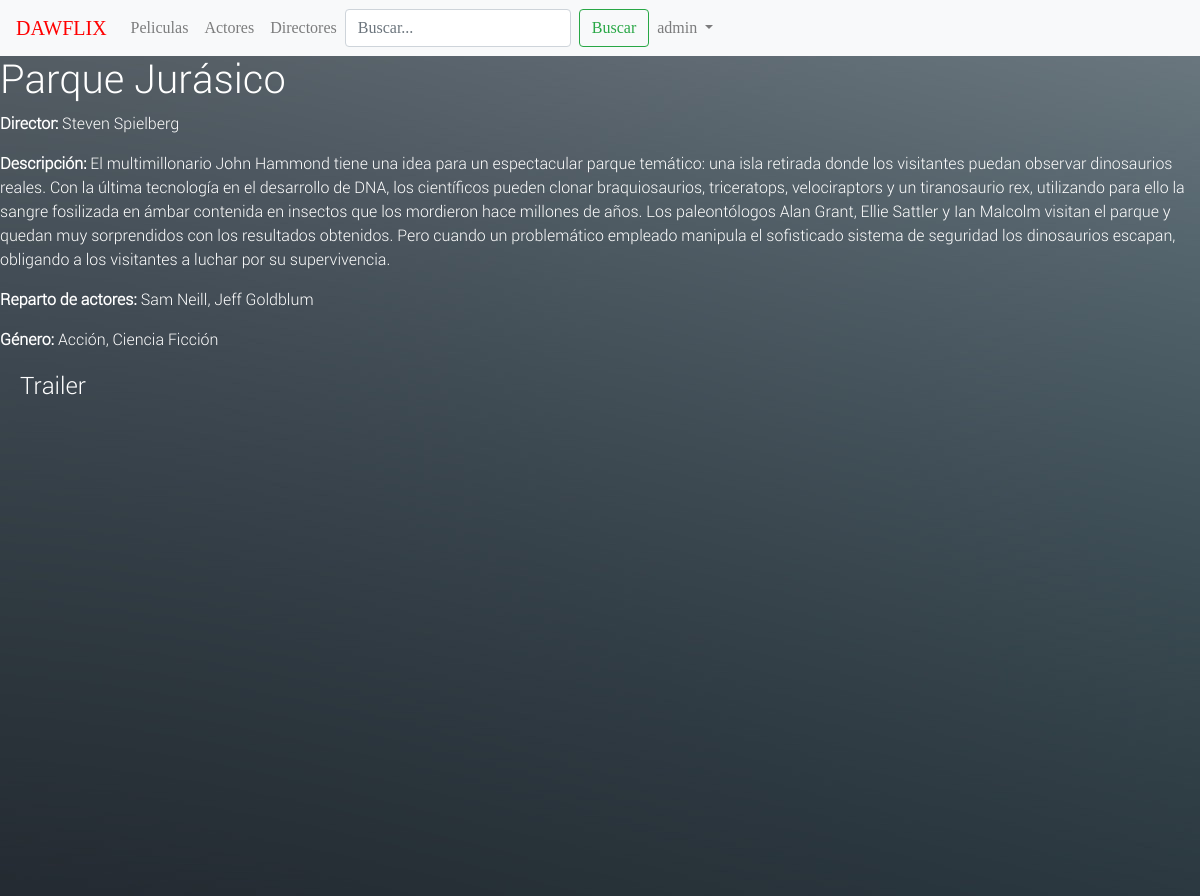
/videoclub/pelicula/15 (signed in), run on the app's committed database.
### videoclub/models.py (models this page shows, shortened)
class Pelicula(models.Model):
    titulo = models.CharField(max_length=200, blank=False, default="")
    url = models.CharField(max_length=200, blank=False, default="")
    descripcion = models.TextField(max_length=1000, default="", help_text="Introduce una descripcion para la película")
    año = models.DateField(null=True, blank=True)
    models.DateField(null=True, blank=True)
    director = models.ForeignKey(Persona, related_name='director',on_delete=models.SET_NULL, null=True)
    reparto = models.ManyToManyField(Persona)
    urlPortada = models.CharField(max_length=200, default="")
    genero = models.ManyToManyField(Genero, help_text="Selecciona un género para esta pelicula")
    valoracion = models.PositiveIntegerField(help_text="Valor de 0-100")
    def get_url(self):
        return self.url

class Persona(models.Model):
    nombre = models.CharField(max_length=100, default="")
    date_of_birth = models.DateField(null=True, blank=True)
    date_of_death = models.DateField('Died', null=True, blank=True)
    esDirector = models.CharField(max_length=2, default="no",help_text="si/no , en minusculas todo")
    urlFoto = models.CharField(max_length=200, blank=False, default="https://www.w3schools.com/css/img_avatar.png")
    urlVideo = models.CharField(max_length=200, blank=False, default="https://www.youtube.com/embed/_nq2BTuSOq4")
    def __str__(self):
        return self.nombre

class Genero(models.Model):
    name = models.CharField(max_length=200, help_text="Introduzca un género de película")
    def __str__(self):
        return self.name

### videoclub/views.py (the view)
# urls.py: url(r'^pelicula/(?P<pk>\d+)$', views.PeliculaDetailView.as_view(), name='pelicula-detalle'),
class PeliculaDetailView(LoginRequiredMixin, generic.DetailView):
    model = Pelicula

### videoclub/templates/videoclub/pelicula_detail.html
{% extends "base.html" %}
{% block content %}
  <h1>{{ pelicula.titulo }}</h1>
  <p><strong>Director:</strong> {{ pelicula.director }}</p>
  <p><strong>Descripción:</strong> {{ pelicula.descripcion }} </p>
  <p><strong>Reparto de actores:</strong> {% for reparto in pelicula.reparto.all %} {{ reparto }}{% if not forloop.last %}, {% endif %}{% endfor %}
  <p><strong>Género:</strong> {% for genero in pelicula.genero.all %} {{ genero }}{% if not forloop.last %}, {% endif %}{% endfor %}</p>
  <div style="margin-left:20px;margin-top:20px">
    <h4>Trailer</h4>
    <iframe width="720" height="480" src="{{ pelicula.get_url }}" frameborder="0" allow="autoplay; encrypted-media" allowfullscreen></iframe>
  </div>
{% endblock %}

### videoclub/templates/base.html (shortened to what this page needs)
{% load staticfiles %}
<!DOCTYPE html>
<html lang="en">
<head>
  <link rel="stylesheet" href="https://maxcdn.bootstrapcdn.com/bootstrap/4.0.0/css/bootstrap.min.css"
>
  <link rel="stylesheet" type="text/css" href="{% static 'styles.css' %}" />
  {% load static %}
  <link rel="stylesheet" href="{% static 'css/styles.css' %}">
</head>
<body>
  <nav class="navbar navbar-expand-lg navbar-light bg-light">
    <a class="navbar-brand DAWFLIX" href="/">DAWFLIX</a>
    <div class="collapse navbar-collapse" id="navbarSupportedContent">
      <ul class="navbar-nav mr-auto">
        <li class="nav-item">
          <a class="nav-link" href="{% url 'peliculas' %}">Peliculas</a>
        </li>
        <li class="nav-item">
          <a class="nav-link" href="{% url 'actores' %}">Actores</a>
        </li>
        <li class="nav-item">
          <a class="nav-link" href="{% url 'directores' %}">Directores</a>
        </li>
        <form class="form-inline my-2 my-lg-0" action="{% url 'search' %}" method="get">
          <input class="form-control mr-sm-2" type="search" placeholder="Buscar..." aria-label="Search" name="q">
          <button class="btn btn-outline-success my-2 my-sm-0" type="submit" value="Search">Buscar</button>
        </form>
        <div class="pull-right">
        <li class="nav-item dropdown">
          {% if user.is_authenticated %}
          <a class="nav-link dropdown-toggle" href="#" id="navbarDropdown" role="button" data-toggle="dropdown" aria-haspopup="true"
            aria-expanded="false">
            {{ user.get_username }}
          </a>
          {% else %}
          <li class="nav-item">
            <a href="{% url 'login'%}" role="button" class="nav-link" aria-haspopup="true" aria-expanded="false">Iniciar sesión</a>
          </li>
          {% endif %}
        </li>
        </div>
      </ul>
    </div>
  </nav>
  {% block content %}{% endblock %}
</body>
</html>

### videoclub/static/styles.css (style rules this page uses)
body { background: url('fondoLogin.jpg'); color: #fff; font-family: RobotoLight; }
nav { font-family: LemonMilklight; }
.DAWFLIX { color:red !important; }
li { list-style-type: none; }

### data on the page
Pelicula: titulo "Parque Jurásico", director "Steven Spielberg", descripcion "El multimillonario John Hammond tiene una idea para un espectacular parque temático: una isla retirada donde los visitantes puedan observar dinosaurios reales. Con la última tecnología en el desarrollo de DNA, los científicos pueden clonar braquiosaurios, triceratops, velociraptors y un tiranosaurio rex, utilizando para ello la sangre fosilizada en ámbar contenida en insectos que los mordieron hace millones de años. Los paleontólogos Alan Grant, Ellie Sattler y Ian Malcolm visitan el parque y quedan muy sorprendidos con los resultados obtenidos. Pero cuando un problemático empleado manipula el sofisticado sistema de seguridad los dinosaurios escapan, obligando a los visitantes a luchar por…"
Persona: nombre "Sam Neill"
Persona: nombre "Jeff Goldblum"
Genero: name "Acción"
Genero: name "Ciencia Ficción"

### other printed values
{{ user.get_username }} "admin"
